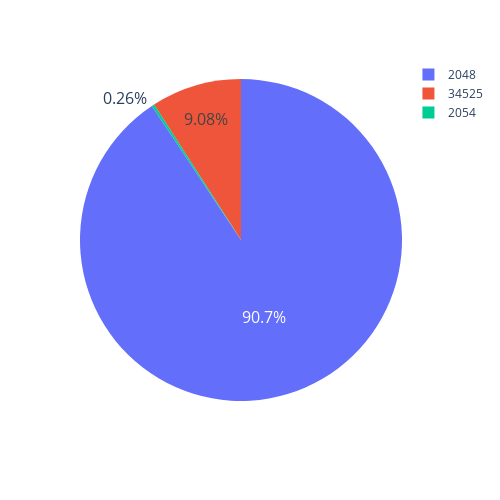

The cell this chart's notebook holds for it:
### Code cell
def pieProtocolos(df):
    fig = px.pie(df, values='apariciones', names='protocolo', height= 500,
    width= 500)
    fig.update_traces(textfont_size=16)
    fig.show()
pieProtocolos(df_wifi_exactas)

### Figure 1 — Plotly figure (JSON) as saved in the notebook; plotly's stock layout.template omitted (floating-point values rounded to 4 significant figures)
{"data": [{"domain": {"x": [0, 1], "y": [0, 1]}, "hovertemplate": "protocolo=%{label}<br>apariciones=%{value}<extra></extra>", "labels": [2048, 2048, 34525, 2054], "legendgroup": "", "name": "", "showlegend": true, "textfont": {"size": 16}, "type": "pie", "values": [8598, 468, 908, 26]}], "layout": {"height": 500, "legend": {"tracegroupgap": 0}, "margin": {"t": 60}, "width": 500}}
